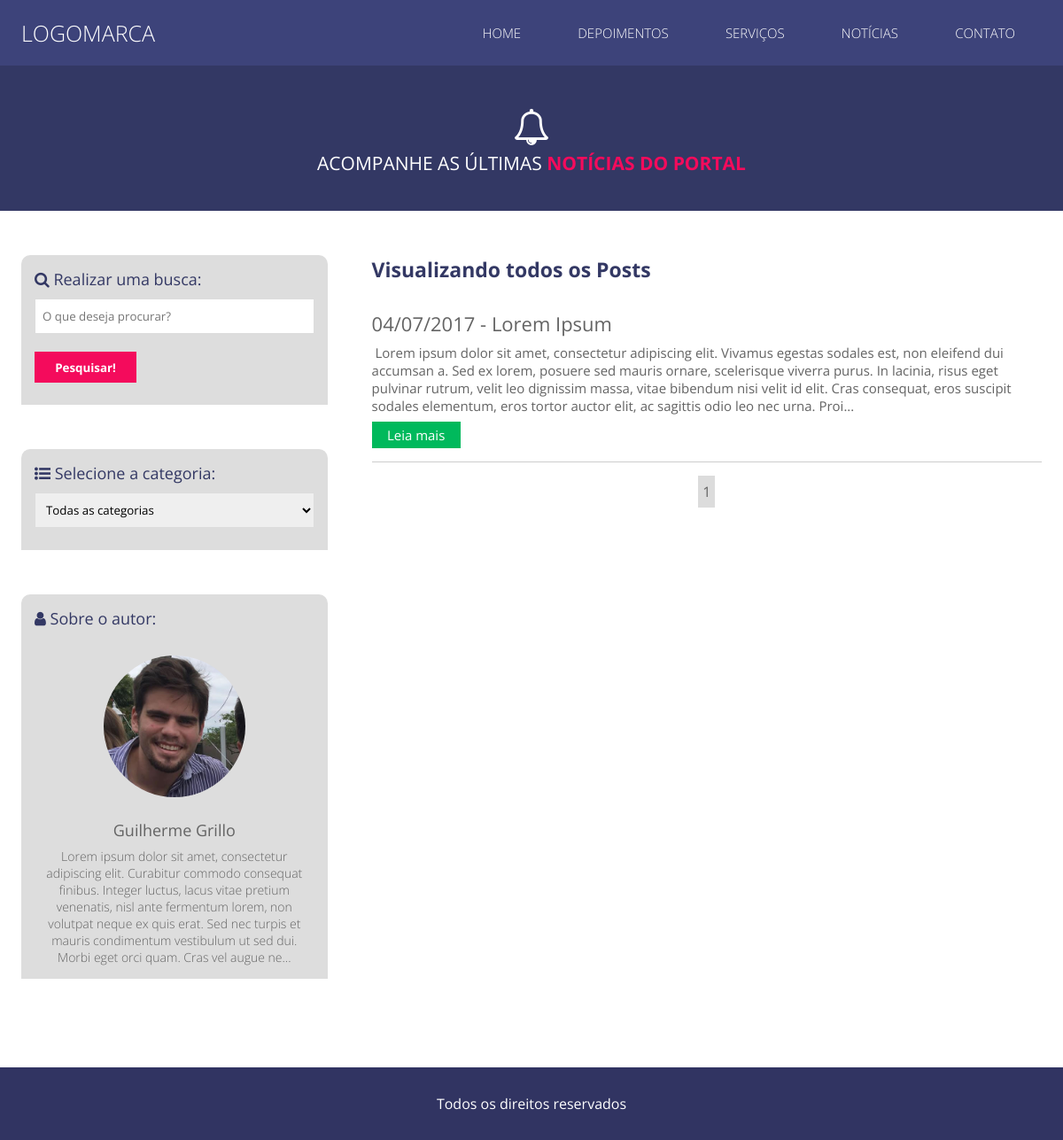
/noticias, run on the app's committed database.
### classes/MySql.php (called while the page is built)
<?php
	class MySql{
		private static $pdo;
		public static function conectar(){
			if(self::$pdo == null){
				try{
				self::$pdo = new PDO('mysql:host='.HOST.';dbname='.DATABASE,USER,PASSWORD,array(PDO::MYSQL_ATTR_INIT_COMMAND => "SET NAMES utf8"));
				self::$pdo->setAttribute(PDO::ATTR_ERRMODE,PDO::ERRMODE_EXCEPTION);
				}catch(Exception $e){
					echo '<h2>Erro ao conectar</h2>';
				}
			}
			return self::$pdo;
		}
	}
?>

### pages/noticias.php (the view, shortened to what this page needs)
<?php
	$url = explode('/',$_GET['url']);
	if(!isset($url[2]))
	{
	$categoria = MySql::conectar()->prepare("SELECT * FROM `tb_site.categorias` WHERE slug = ?");
	$categoria->execute(array(@$url[1]));
	$categoria = $categoria->fetch();
?>
<section class="header-noticias">
	<div class="center">
		<h2><i class="fa fa-bell-o" aria-hidden="true"></i></h2>
		<h2 style="font-size: 21px;">Acompanhe as últimas <b>notícias do portal</b></h2>
	</div>
</section>
<section class="container-portal">
	<div class="center">
			<div class="sidebar">
				<div class="box-content-sidebar">
					<h3><i class="fa fa-search"></i> Realizar uma busca:</h3>
					<form method="post">
						<input type="text" name="parametro" placeholder="O que deseja procurar?" required>
						<input type="submit" name="buscar" value="Pesquisar!">
					</form>
				</div>
				<div class="box-content-sidebar">
					<h3><i class="fa fa-list-ul" aria-hidden="true"></i> Selecione a categoria:</h3>
					<form>
						<select name="categoria">
						<option value="" selected="">Todas as categorias</option>
						</select>
					</form>
				</div>
				<div class="box-content-sidebar">
					<h3><i class="fa fa-user" aria-hidden="true"></i> Sobre o autor:</h3>
						<div class="autor-box-portal">
							<div class="box-img-autor"></div>
							<div class="texto-autor-portal text-center">
								<?php
									$infoSite = MySql::conectar()->prepare("SELECT * FROM `tb_site.config`");
									$infoSite->execute();
									$infoSite = $infoSite->fetch();
								 ?>
								<h3><?php echo $infoSite['nome_autor'] ?></h3>
								<p><?php echo substr($infoSite['descricao'],0,300).'...' ?></p>
							</div>
						</div>
				</div>
			</div>
			<div class="conteudo-portal">
					<div class="header-conteudo-portal">
						<?php
							$porPagina = 10;
							if(!isset($_POST['parametro'])){
							if($categoria['nome'] == ''){
								echo '<h2>Visualizando todos os Posts</h2>';
							}else{
								echo '<h2>Visualizando Posts em <span>'.$categoria['nome'].'</span></h2>';
							}
							}else{
								echo '<h2><i class="fa fa-check"></i> Busca realizada com sucesso!</h2>';
							}
							$query = "SELECT * FROM `tb_site.noticias` ";
							$query2 = "SELECT * FROM `tb_site.noticias` ";
							$totalPaginas = MySql::conectar()->prepare($query2);
							$totalPaginas->execute();
							$totalPaginas = ceil($totalPaginas->rowCount() / $porPagina);
							if(!isset($_POST['parametro'])){
								if(isset($_GET['pagina'])){
									$pagina = (int)$_GET['pagina'];
									if($pagina > $totalPaginas){
										$pagina = 1;
									}
									$queryPg = ($pagina - 1) * $porPagina;
									$query.=" ORDER BY order_id ASC LIMIT $queryPg,$porPagina";
								}else{
									$pagina = 1;
									$query.=" ORDER BY order_id ASC LIMIT 0,$porPagina";
								}
							}else{
								$query.=" ORDER BY order_id ASC";
							}
							$sql = MySql::conectar()->prepare($query);
							$sql->execute();
							$noticias = $sql->fetchAll();
						?>
					</div>
					<?php
						foreach($noticias as $key=>$value){
						$sql = MySql::conectar()->prepare("SELECT `slug` FROM `tb_site.categorias` WHERE id = ?");
						$sql->execute(array($value['categoria_id']));
						$categoriaNome = $sql->fetch()['slug'];
					?>
					<div class="box-single-conteudo">
						<h2><?php echo date('d/m/Y',strtotime($value['data'])) ?> - <?php echo $value['titulo']; ?></h2>
						<p><?php echo substr(strip_tags($value['conteudo']),0,400).'...'; ?></p>
						<a href="<?php echo INCLUDE_PATH; ?>noticias/<?php echo $categoriaNome; ?>/<?php echo $value['slug']; ?>">Leia mais</a>
					</div>
					<?php } ?>
					<div class="paginator">
						<?php
							if(!isset($_POST['parametro'])){
							for($i = 1; $i <= $totalPaginas; $i++){
								$catStr = ($categoria['nome'] != '') ? '/'.$categoria['slug'] : '';
								if($pagina == $i)
									echo '<a class="active-page" href="'.INCLUDE_PATH.'noticias'.$catStr.'?pagina='.$i.'">'.$i.'</a>';
								else
									echo '<a href="'.INCLUDE_PATH.'noticias'.$catStr.'?pagina='.$i.'">'.$i.'</a>';
							}
							}
						?>
					</div>
			</div>
	</div>
</section>
<?php }else{
	include('noticia_single.php');
}
?>

### estilo/style.css (style rules this page uses)
* { margin: 0; padding: 0; box-sizing: border-box; font-family: "Open Sans"; }
input[type=text], input[type=button], input[type=submit], input[type=password], textarea { -webkit-appearance: none; border-radius: 0; }
html,body { height: 100%; }
input { border:0; }
.text-center { text-align: center; }
.center { max-width: 1280px; padding:0 2%; margin:0 auto; }
body { overflow-x: hidden; }
.header-noticias { width: 100%; background: #333864; padding: 40px 0; }
.header-noticias h2:nth-of-type(1) { font-size: 41px; }
.header-noticias h2 { color: white; text-align: center; text-transform: uppercase; font-weight: normal; }
.header-noticias h2 > b { color: #F40B5C; }
section.container-portal { padding: 50px 0; }
.sidebar { float: left; width: 30%; }
.box-content-sidebar { width: 100%; border-top-right-radius: 10px; border-top-left-radius: 10px; margin-bottom: 50px; background: #DDDDDD; padding: 15px; color: #333864; }
.box-content-sidebar h3 { font-size: 18px; font-weight: normal; }
.box-content-sidebar input[type=text] { width: 100%; height: 40px; border: 1px solid rgb(220,220,220); padding-left: 8px; margin:10px 0; }
.box-content-sidebar select { width: 100%; height: 40px; border: 1px solid rgb(220,220,220); padding-left: 8px; margin:10px 0; }
.box-content-sidebar input[type=submit] { cursor: pointer; background: #F40B5C; color: white; width: 115px; height: 35px; font-weight: bold; margin:10px 0; border: 0; }
.autor-box-portal { margin-top: 10px; text-align: center; }
.box-img-autor { width: 160px; height: 160px; display: inline-block; border-radius: 50%; margin:20px 0; background-image: url('../images/foto.jpg'); background-size: 100% 100%; }
.autor-box-portal h3, .autor-box-portal p { color: #646464; }
.autor-box-portal p { font-size: 14px; margin-top: 8px; font-weight: lighter; }
.conteudo-portal { float: left; width: 70%; padding-left: 50px; }
.header-conteudo-portal { color: #333864; }
.header-conteudo-portal h2 { font-size: 23px; }
.box-single-conteudo { margin:15px 0; padding:15px 0; border-bottom: 1px solid #ccc; }
.box-single-conteudo h2 { color: #646464; font-weight: normal; font-size: 22px; }
.box-single-conteudo p { color: #646464; font-weight: normal; font-size: 15px; margin-top: 8px; }
.box-single-conteudo a { background: #00B95C; display: block; width: 100px; height: 30px; line-height: 30px; text-align: center; padding: 0 3px; font-size: 15px; margin-top: 8px; text-decoration: none; color: white; }
.paginator { text-align: center; }
.paginator a { margin: 0 10px; display: inline-block; text-decoration: none; padding: 6px 4px; border: 1px solid rgb(220,220,220); color: rgb(100,100,100); }
.paginator a.active-page { background: rgb(220,220,220); }

### data on the page
tb_site.config: nome_autor "Guilherme Grillo", descricao "Lorem ipsum dolor sit amet, consectetur adipiscing elit. Curabitur commodo consequat finibus. Integer luctus, lacus vitae pretium venenatis, nisl ante fermentum lorem, non volutpat neque ex quis erat. Sed nec turpis et mauris condimentum vestibulum ut sed dui. Morbi eget orci quam. Cras vel augue ne"
tb_site.noticias: data "04/07/2017", titulo "Lorem Ipsum", conteudo "Lorem ipsum dolor sit amet, consectetur adipiscing elit. Vivamus egestas sodales est, non eleifend dui accumsan a. Sed ex lorem, posuere sed mauris ornare, scelerisque viverra purus. In lacinia, risus eget pulvinar rutrum, velit leo dignissim massa, vitae bibendum nisi velit id elit. Cras consequat, eros suscipit sodales elementum, eros tortor auctor elit, ac sagittis odio leo nec urna. Proi"
